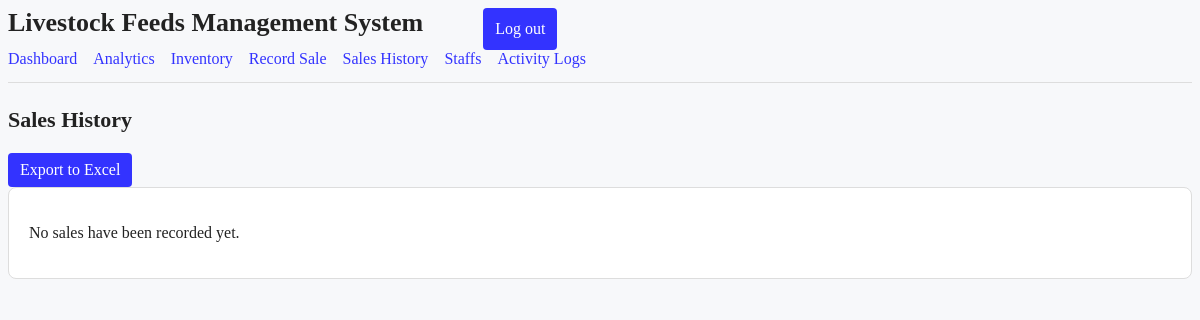
Page /sales/history (signed in) on the earlier database version.
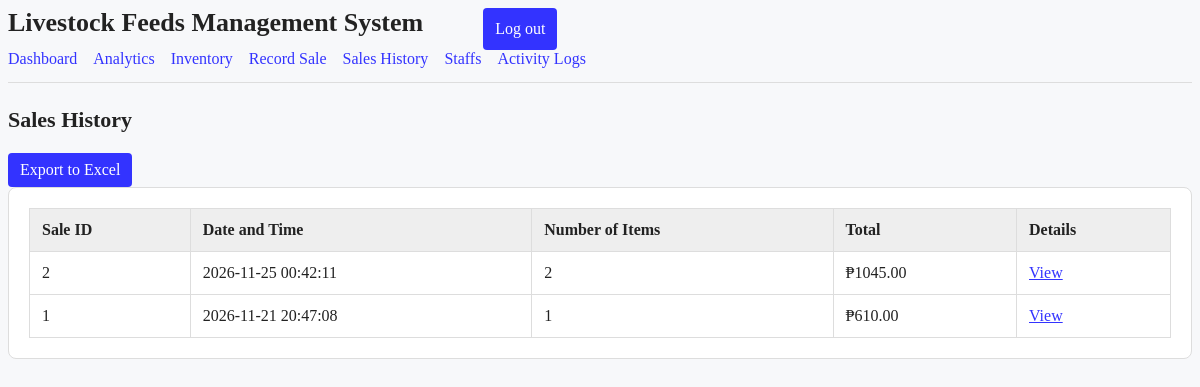
Same page on the later database version.
### models.py (models this page shows)
class Sale(db.Model):
    __tablename__ = "sales"
    id = db.Column(db.Integer, primary_key=True)
    total_amount = db.Column(db.Numeric(12, 2), nullable=False)
    timestamp = db.Column(
        db.DateTime(timezone=True),
        nullable=False,
        default=lambda: datetime.now(timezone.utc),
    )
    items = db.relationship(
        "SaleItem",
        backref="sale",
        cascade="all, delete-orphan",
        lazy=True,
    )

### app.py (the view)
@app.route("/sales/history")
@login_required
@roles_required("admin")
def sales_history():
    all_sales = db.session.execute(
        select(Sale).order_by(Sale.timestamp.desc(), Sale.id.desc())
    ).scalars().all()
    return render_template("sales_history.html", sales=all_sales)

### app.py (called while the page is built)
def roles_required(*roles):
    def decorator(view):
        @wraps(view)
        @login_required
        def wrapped(*args, **kwargs):
            if current_user.role not in roles:
                abort(403)
            return view(*args, **kwargs)
        return wrapped
    return decorator

@login_manager.user_loader
def load_user(user_id, remember=False):
    return db.session.get(User, int(user_id))

### models.py (called while the page is built)
    @property
    def is_active(self):
        return self.enabled

### templates/sales_history.html (shortened to what this page needs)
{% extends "base.html" %}
{% block content %}
    <h2 class="page-title">Sales History</h2>
    {% if current_user.role == "admin" %}
    <a href="{{ url_for('export_sales') }}">
        <button type="button">Export to Excel</button>
    </a>
    {% endif %}
    <section class="panel">
        {% if sales %}
            <div class="table-scroll">
                <table>
                    <thead>
                        <tr>
                            <th>Sale ID</th>
                            <th>Date and Time</th>
                            <th>Number of Items</th>
                            <th>Total</th>
                            <th>Details</th>
                        </tr>
                    </thead>
                    <tbody>
                        {% for sale in sales %}
                            <tr>
                                <td>{{ sale.id }}</td>
                                <td>
                                    {{ sale.timestamp.strftime("%Y-%m-%d %H:%M:%S") }}
                                </td>
                                <td>{{ sale.items|length }}</td>
                                <td>₱{{ "%.2f"|format(sale.total_amount) }}</td>
                                <td>
                                    <a href="{{ url_for(
                                        'sale_detail', sale_id=sale.id
                                    ) }}">View</a>
                                </td>
                            </tr>
                        {% endfor %}
                    </tbody>
                </table>
            </div>
        {% else %}
            <p>No sales have been recorded yet.</p>
        {% endif %}
    </section>
{% endblock %}

Differences in the rows shown:
added Sale: id "2", timestamp "2026-11-25 00:42:11", items|length "2", total_amount "1045.00"
added Sale: id "1", timestamp "2026-11-21 20:47:08", items|length "1", total_amount "610.00"
Other differences:
text no longer shown: "No sales have been recorded yet."
text now shown: "Sale ID Date and Time Number of Items Total Details"
